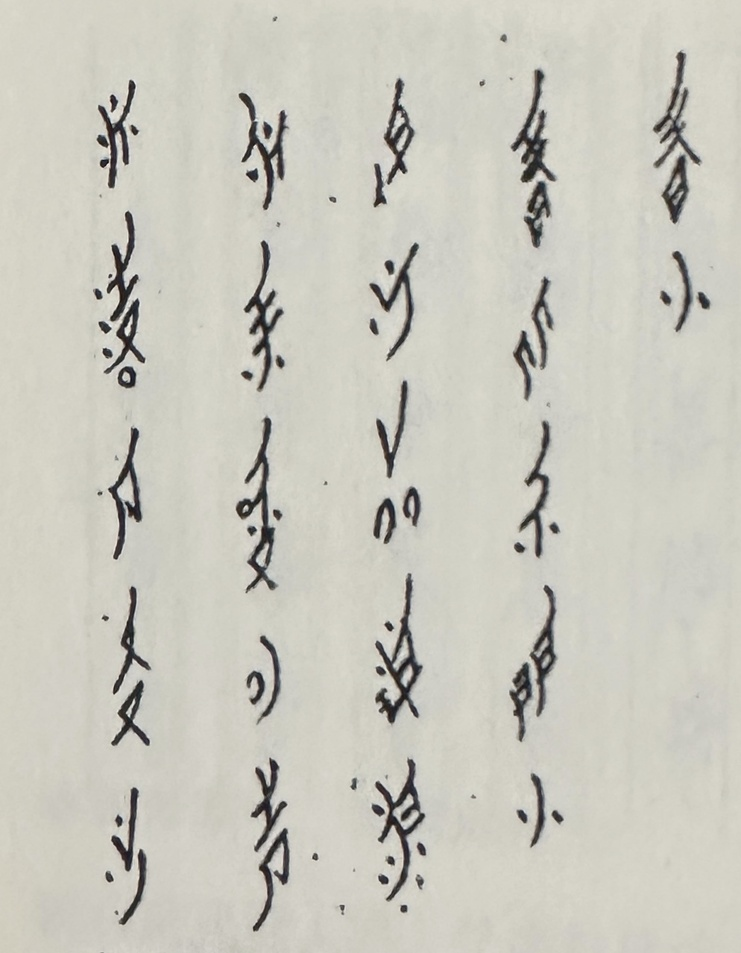
#> input picture example/2/cunxiao-he.jpg, 741 x 953 px, shrunk from 1229 x 1581 before the run
$ python -i detect.py   (imports and definitions only)
#> lines starting #> are read from the running program, lines starting #| are printed output that depends on the picture; after the words box and inside, x2 and y2 are one past the last pixel; in counts of white or black regions, pixels touching at a corner belong together
# -*- coding: utf-8 -*-
"""
detect.py — 女书字符检测模块 v4
策略：
  1. Otsu 二值化去背景（干净）
  2. x 方向投影找列（女书竖排，列间有明显空隙）
  3. 每列内 y 方向投影找字符分割点
  4. 按女书阅读顺序编号（右→左，列内上→下）
"""

from pathlib import Path
import cv2
import numpy as np
from PIL import Image


def detect_chars(image_path: str,
                 debug_dir: str = None,
                 min_size: int = None,
                 max_size: int = None,
                 col_threshold: float = 0.6) -> list[dict]:
    """
    检测图片中的女书字符区域。
    Returns list of {'bbox': (x,y,w,h), 'image': PIL.Image, 'order': int}
    """
#> called with image_path = '../example/2/cunxiao-he.jpg', col_threshold = 0.6
    img_bgr = cv2.imread(str(image_path))
#> img_bgr is the input picture: shape (953, 741, 3); mean B, G, R 189.8, 200.1, 201.4
    if img_bgr is None:
        raise FileNotFoundError(f"Cannot open image: {image_path}")

    H, W = img_bgr.shape[:2]
#> H = 953; W = 741

    # ── 1. 二值化 ─────────────────────────────────────────────────────────────
    gray    = cv2.cvtColor(img_bgr, cv2.COLOR_BGR2GRAY)
    blurred = cv2.GaussianBlur(gray, (5, 5), 0)
    _, binary = cv2.threshold(blurred, 0, 255,
                              cv2.THRESH_BINARY_INV + cv2.THRESH_OTSU)
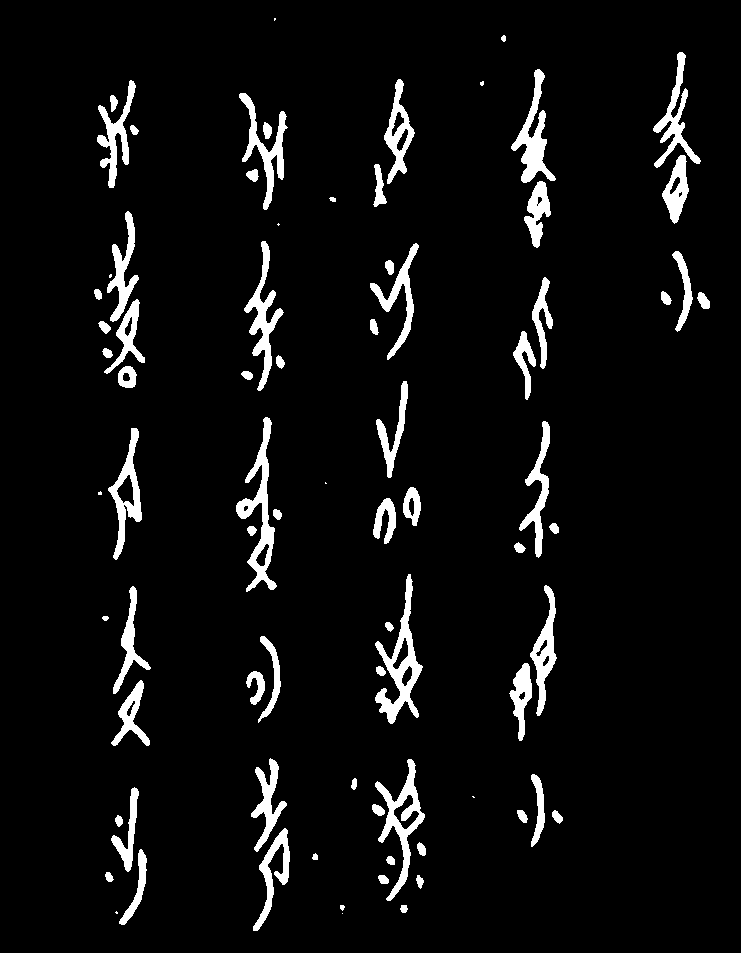
#> binary: shape (953, 741); 5.6% white; 79 white regions (9 under 20 px), largest, box (x1, y1, x2, y2) and area: (375, 574, 423, 724) 2199, (236, 417, 277, 592) 2123, (375, 759, 425, 901) 1894

    # 小核闭运算：连接笔画内的细小断点，但不扩大太多
    k_close = max(2, min(H, W) // 150)
#> k_close = 4
    ker     = cv2.getStructuringElement(cv2.MORPH_RECT, (k_close, k_close))
    binary  = cv2.morphologyEx(binary, cv2.MORPH_CLOSE, ker, iterations=1)
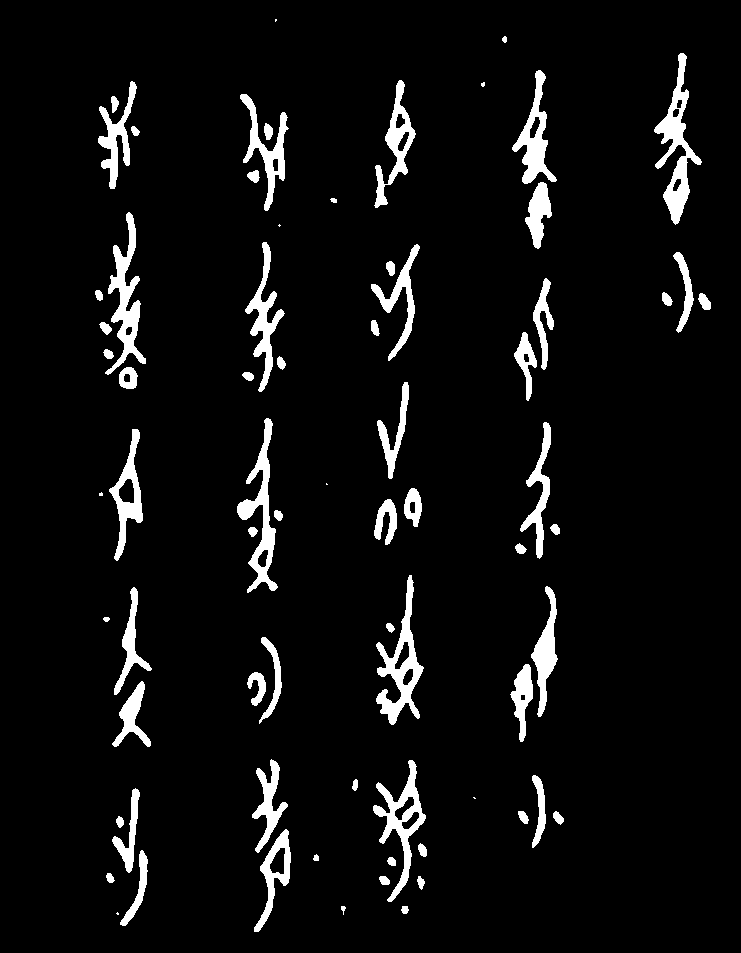
#> binary: shape (953, 741); 5.7% white; 72 white regions (7 under 20 px), largest, box (x1, y1, x2, y2) and area: (654, 53, 702, 225) 2537, (376, 575, 424, 725) 2337, (105, 212, 146, 375) 2205

    # ── 2. x 方向投影，找列边界 ────────────────────────────────────────────────
    x_proj = binary.sum(axis=0) // 255   # 每列的墨水像素数
#> x_proj = 741 values, max 451 at index 266, min 0 at index 0, mean 54.3

    # 平滑投影曲线，避免细笔画造成的小缺口
    x_smooth = np.convolve(x_proj, np.ones(max(3, W//80)), mode='same') / max(3, W//80)
#> x_smooth = 741 values, max 396.8 at index 267, min 0 at index 0, mean 54.3

    col_threshold = x_smooth.max() * 0.05   # 低于 5% 峰值的列视为空白
#> col_threshold = 19.84
    col_segs = _find_segments(x_smooth > col_threshold, min_len=W // 30)
#> the loop in _find_segments, `for i, v in enumerate(mask):` made 741 passes
#> in_seg on passes 99, 150, 241, 292, 373, 426, 513, 561, 660, 695: True, False, True, False, True, False, True, False, True, False
#> after the loop in _find_segments, `for i, v in enumerate(mask):`: in_seg = False; segs = [(98, 149), (240, 291), (372, 425), (512, 560), (659, 694)]; start = 659
#> col_segs has the same summary as segs in _find_segments

    if not col_segs:
        return []

    # ── 3. 每列内 y 方向投影，找字符边界 ────────────────────────────────────
    candidates = []   # (x, y, w, h)

    for cx1, cx2 in col_segs:
        col_bin  = binary[:, cx1:cx2]
        y_proj   = col_bin.sum(axis=1) // 255

        # 平滑 y 投影
        y_smooth = np.convolve(y_proj, np.ones(max(3, H//80)), mode='same') / max(3, H//80)
        y_thresh = y_smooth.max() * 0.08

        char_segs = _find_segments(y_smooth > y_thresh, min_len=H // 40)

        for cy1, cy2 in char_segs:
            w = cx2 - cx1
            h = cy2 - cy1
            candidates.append((cx1, cy1, w, h))
#> this loop made 5 passes
#> (cx1, cx2, y_thresh, char_segs) on passes 1, 2, 4, 5: (98, 149, 2.09, [(80, 191), (211, 392), (427, 562), (586, 750), (787, 928)]), (240, 291, 2.23, [(92, 212), (241, 393), (417, 595), (635, 722), (758, 934)]), (512, 560, 2.37, [(69, 250), (278, 400), (421, 559), (585, 742), (774, 848)]), (659, 694, 2.05, [(51, 226), (250, 334)])
#> (cx1, cx2, y_thresh) on pass 3: (372, 425, 2.87)
#> pass 1, in detect_chars, `col_bin  = binary[:, cx1:cx2]`:
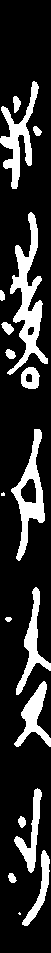
#> col_bin: shape (953, 51); 18.8% white; 18 white regions (2 under 20 px), largest, box (x1, y1, x2, y2) and area: (7, 212, 48, 375) 2205, (11, 429, 45, 561) 1493, (0, 81, 39, 189) 1365
#> after the loop, candidates = 23 items, first 6: (98, 80, 51, 111), (98, 211, 51, 181), (98, 427, 51, 135), (98, 586, 51, 164), (98, 787, 51, 141), (240, 92, 51, 120)

    if not candidates:
        return []

    # ── 4. 面积过滤 ───────────────────────────────────────────────────────────
    sides  = sorted([max(w, h) for x, y, w, h in candidates])
#> sides = [58, 74, 84, 87, 96, 111, 116, 120, 122, 129, 135, 138, 141, 148, 152, 155, 157, 164, 175, 176, 178, 181, 181]
    median = sides[len(sides) // 2]
#> median = 138
    lo = min_size if min_size is not None else max(8,  int(median * 0.3))
#> lo = 41
    hi = max_size if max_size is not None else int(median * 3.0)
#> hi = 414

    filtered = []
    for x, y, w, h in candidates:
        side   = max(w, h)
        aspect = side / max(min(w, h), 1)
        if side < lo or side > hi:
            continue
        if aspect > 8:
            continue
        filtered.append((x, y, w, h))
#> this loop made 23 passes
#> (x, y, w, h, side, aspect) on passes 1 to 12: (98, 80, 51, 111, 111, 2.18), (98, 211, 51, 181, 181, 3.55), (98, 427, 51, 135, 135, 2.65), (98, 586, 51, 164, 164, 3.22), (98, 787, 51, 141, 141, 2.76), (240, 92, 51, 120, 120, 2.35), (240, 241, 51, 152, 152, 2.98), (240, 417, 51, 178, 178, 3.49), (240, 635, 51, 87, 87, 1.71), (240, 758, 51, 176, 176, 3.45), (372, 80, 53, 129, 129, 2.43), (372, 244, 53, 116, 116, 2.19)
#> after the loop, filtered has the same summary as candidates

    if not filtered:
        return []

    # ── 5. 女书阅读顺序（右→左，列内上→下）──────────────────────────────────
    filtered = _nushu_sort(filtered, col_threshold=col_threshold)
#> in _nushu_sort, `sorted_boxes = sorted(boxes, key=lambda b: -(b[0] + b[2] / 2))`: sorted_boxes = 23 items, first 6: (659, 51, 35, 175), (659, 250, 35, 84), (512, 69, 48, 181), (512, 278, 48, 122), (512, 421, 48, 138), (512, 585, 48, 157)
#> the loop in _nushu_sort, `for b in sorted_boxes:` made 23 passes
#> (b, cx) on passes 1 to 12: ((659, 51, 35, 175), 676.5), ((659, 250, 35, 84), 676.5), ((512, 69, 48, 181), 536), ((512, 278, 48, 122), 536), ((512, 421, 48, 138), 536), ((512, 585, 48, 157), 536), ((512, 774, 48, 74), 536), ((372, 80, 53, 129), 398.5), ((372, 244, 53, 116), 398.5), ((372, 382, 53, 96), 398.5), ((372, 487, 53, 58), 398.5), ((372, 577, 53, 148), 398.5)
#> after the loop in _nushu_sort, `for b in sorted_boxes:`: col has the same summary as sorted_boxes; cols = 1 item
#> the loop in _nushu_sort, `for col in cols:` made 1 pass
#> after the loop in _nushu_sort, `for col in cols:`: result = 23 items, first 6: (659, 51, 35, 175), (512, 69, 48, 181), (372, 80, 53, 129), (98, 80, 51, 111), (240, 92, 51, 120), (98, 211, 51, 181)
#> filtered has the same summary as result in _nushu_sort

    # ── 6. 构建结果 ───────────────────────────────────────────────────────────
    results = []
    for order, (x, y, w, h) in enumerate(filtered):
        pad  = int(max(w, h) * 0.10)
        x1   = max(0, x - pad);      y1 = max(0, y - pad)
        x2   = min(W, x + w + pad);  y2 = min(H, y + h + pad)
        crop = cv2.cvtColor(img_bgr[y1:y2, x1:x2], cv2.COLOR_BGR2GRAY)
        results.append({
            "bbox":  (x, y, w, h),
            "image": Image.fromarray(crop),
            "order": order,
        })
#> this loop made 23 passes
#> (x, y, w, h, pad, x1, y1, x2) on passes 1 to 12: (659, 51, 35, 175, 17, 642, 34, 711), (512, 69, 48, 181, 18, 494, 51, 578), (372, 80, 53, 129, 12, 360, 68, 437), (98, 80, 51, 111, 11, 87, 69, 160), (240, 92, 51, 120, 12, 228, 80, 303), (98, 211, 51, 181, 18, 80, 193, 167), (240, 241, 51, 152, 15, 225, 226, 306), (372, 244, 53, 116, 11, 361, 233, 436), (659, 250, 35, 84, 8, 651, 242, 702), (512, 278, 48, 122, 12, 500, 266, 572), (372, 382, 53, 96, 9, 363, 373, 434), (240, 417, 51, 178, 17, 223, 400, 308)
#> pass 1, in detect_chars, `crop = cv2.cvtColor(img_bgr[y1:y2, x1:x2], cv2.COLOR_BGR2GRAY)`:
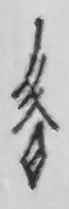
#> crop: shape (209, 69); min 30, max 225, mean 185.7
#> pass 2, in detect_chars, `crop = cv2.cvtColor(img_bgr[y1:y2, x1:x2], cv2.COLOR_BGR2GRAY)`:
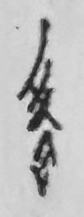
#> crop: shape (217, 84); min 27, max 226, mean 187.8
#> pass 3, in detect_chars, `crop = cv2.cvtColor(img_bgr[y1:y2, x1:x2], cv2.COLOR_BGR2GRAY)`:
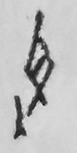
#> crop: shape (153, 77); min 24, max 225, mean 190.3
#> after the loop:
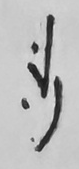
#> crop: shape (169, 79); min 25, max 225, mean 187.5
#> after the loop, results = 23 items

    if debug_dir:
        _save_debug(img_bgr, results, binary, x_proj, debug_dir,
                    Path(image_path).stem)

    return results


# ── 辅助函数 ──────────────────────────────────────────────────────────────────

def _find_segments(mask: np.ndarray, min_len: int = 5) -> list[tuple]:
    """在布尔掩码中找连续 True 的段，返回 [(start, end), ...]，过滤短段。"""
    segs = []
    in_seg = False
    start  = 0
    for i, v in enumerate(mask):
        if v and not in_seg:
            in_seg = True
            start  = i
        elif not v and in_seg:
            in_seg = False
            if i - start >= min_len:
                segs.append((start, i))
    if in_seg and len(mask) - start >= min_len:
        segs.append((start, len(mask)))
    return segs


def _nushu_sort(boxes: list, col_threshold: float = 0.6) -> list:
    """女书阅读顺序：列从右到左，列内从上到下。
    col_threshold: 列分组宽松度，值越大允许同一列的字符横向偏移越大。
                   默认 0.6，倾斜书写建议调大到 0.8-1.2。
    """
    sorted_boxes = sorted(boxes, key=lambda b: -(b[0] + b[2] / 2))
    cols = []
    for b in sorted_boxes:
        cx = b[0] + b[2] / 2
        placed = False
        for col in cols:
            col_cx    = sum(c[0] + c[2]/2 for c in col) / len(col)
            threshold = max(b[2], col[0][2]) * col_threshold
            if abs(cx - col_cx) < threshold:
                col.append(b)
                placed = True
                break
        if not placed:
            cols.append([b])
    result = []
    for col in cols:
        result.extend(sorted(col, key=lambda b: b[1]))
    return result


def _save_debug(img_bgr, results, binary, x_proj, debug_dir, stem):
    debug_dir = Path(debug_dir)
    debug_dir.mkdir(parents=True, exist_ok=True)
    vis = img_bgr.copy()
    for r in results:
        x, y, w, h = r["bbox"]
        cv2.rectangle(vis, (x, y), (x+w, y+h), (0, 0, 200), 2)
        cv2.putText(vis, str(r["order"]+1), (x, max(14, y-4)),
                    cv2.FONT_HERSHEY_SIMPLEX, 0.5, (0, 0, 200), 1)
    cv2.imwrite(str(debug_dir / f"{stem}_detected.jpg"), vis)
    cv2.imwrite(str(debug_dir / f"{stem}_binary.jpg"), binary)

>>> result = detect_chars('../example/2/cunxiao-he.jpg')
#> result = 23 items
